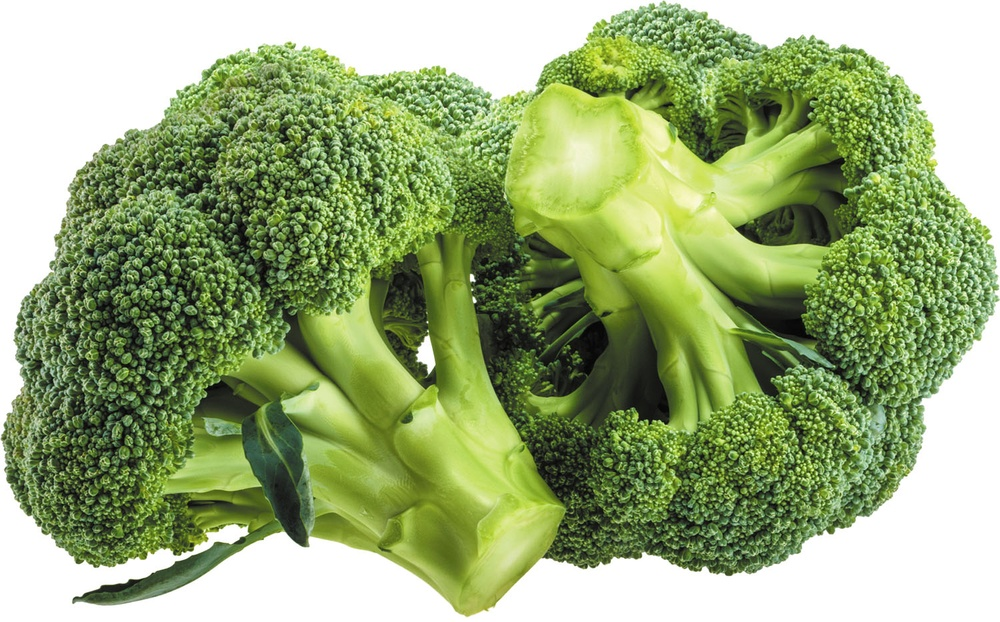
%> input picture Main/brocchampton.jpg, 1000 x 622 px, shrunk from 1500 x 933 before the run
$ octave test.m   (GNU Octave 9; MATLAB toolbox functions it lacks are replaced by stand-ins)
%> lines starting %> are read from the running program, lines starting %| are printed output that depends on the picture
clear
close all
I = imread('brocchampton.jpg');
%> I is the input picture: size 622x1000x3 uint8; mean R, G, B 152.4, 171, 120.9

[R, G,B] = imsplit(I);
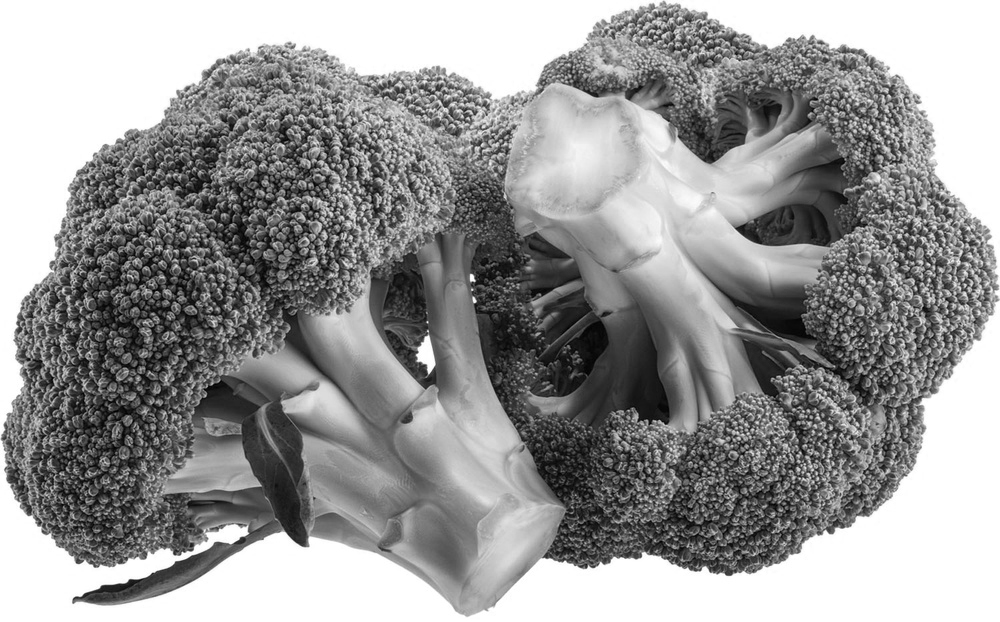
%> R: size 622x1000 uint8; min 0, max 255, mean 152.4
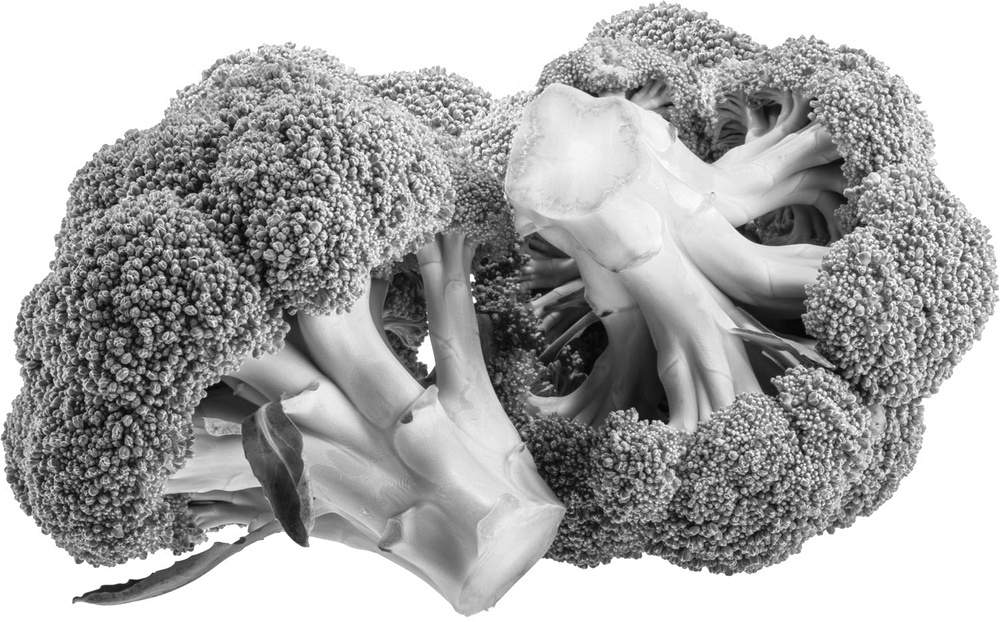
%> G: size 622x1000 uint8; min 3, max 255, mean 171
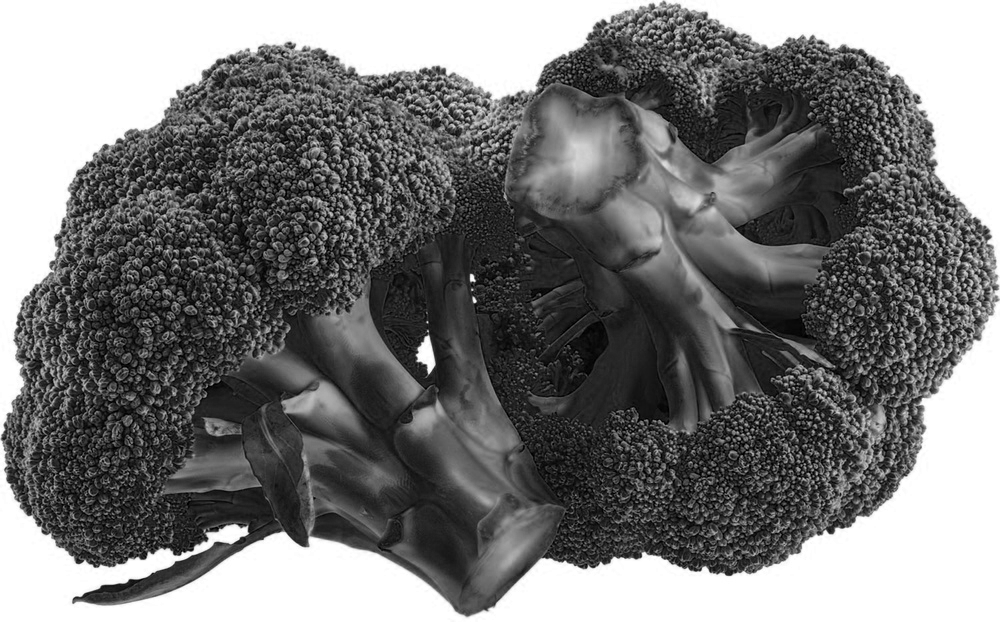
%> B: size 622x1000 uint8; min 0, max 255, mean 120.9

h = imhist(R);
%> h = 256 values, max 158023 at index 256, min 15 at index 2, mean 2429.7
    SumR = sum(R(1:255));
%> SumR = 65025
    SumG = sum(G(1:255));
%> SumG = 65025
    SumB = sum(B(1:255));
%> SumB = 65025
figure
subplot(1,3,1)
imhist(R);
title("RED")
subplot(1,3,2)
imhist(G);
title("GREEN")
subplot(1,3,3)
imhist(B);
title("BLUE")
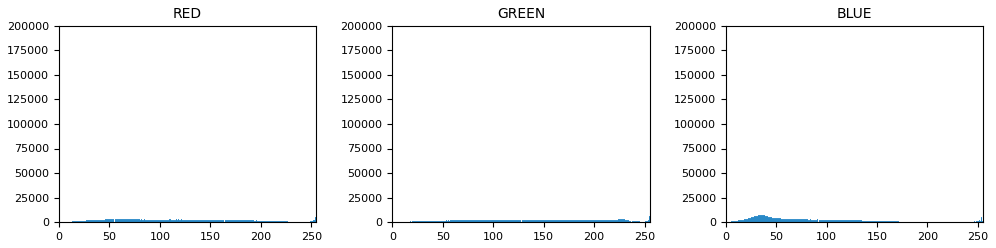
%> figure redrawn from the program's plot data, 3 panels; panel 1: highest point at x = 255, y = 158023; panel 2: highest point at x = 255, y = 161037; panel 3: highest point at x = 255, y = 155007

$ run again, with Main/3_100.jpg copied over Main/brocchampton.jpg
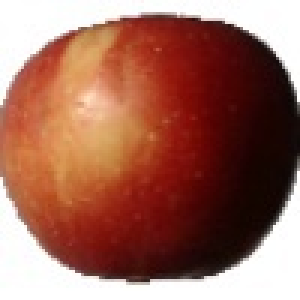
%> input picture Main/3_100.jpg, 100 x 100 px (shown 3 times larger)
%> I is the input picture: size 100x100x3 uint8; mean R, G, B 158.9, 106.2, 91.7
%> `[R, G,B] = imsplit(I);`:
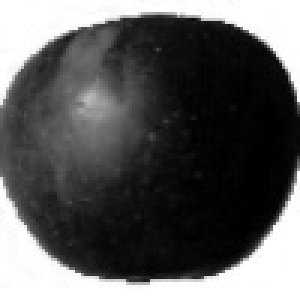
%> B: size 100x100 uint8 (shown 3 times larger); min 0, max 255, mean 91.7
%> h = 256 values, max 1537 at index 256, min 0 at index 1, mean 39.06
%> SumR = 59008
%> SumG = 53640
%> SumB = 51581
%> `title("BLUE")`:
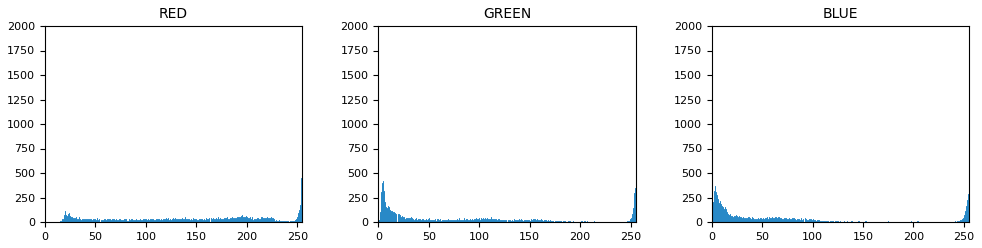
%> figure redrawn from the program's plot data, 3 panels; panel 1: highest point at x = 255, y = 1537; panel 2: highest point at x = 255, y = 1481; panel 3: highest point at x = 255, y = 1435
